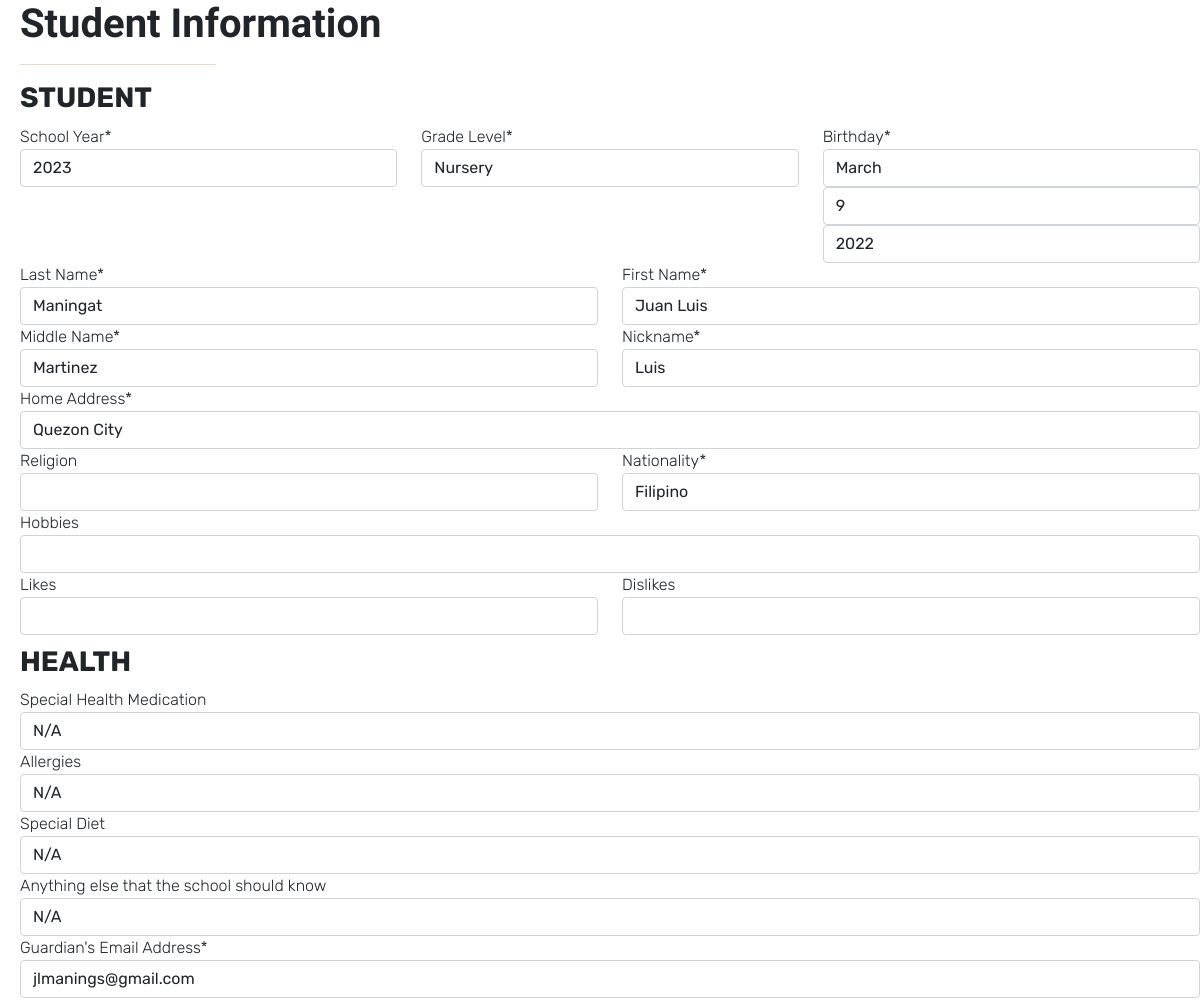
/RegstudentForm/5 (upper part), run on an earlier commit of the app's database.
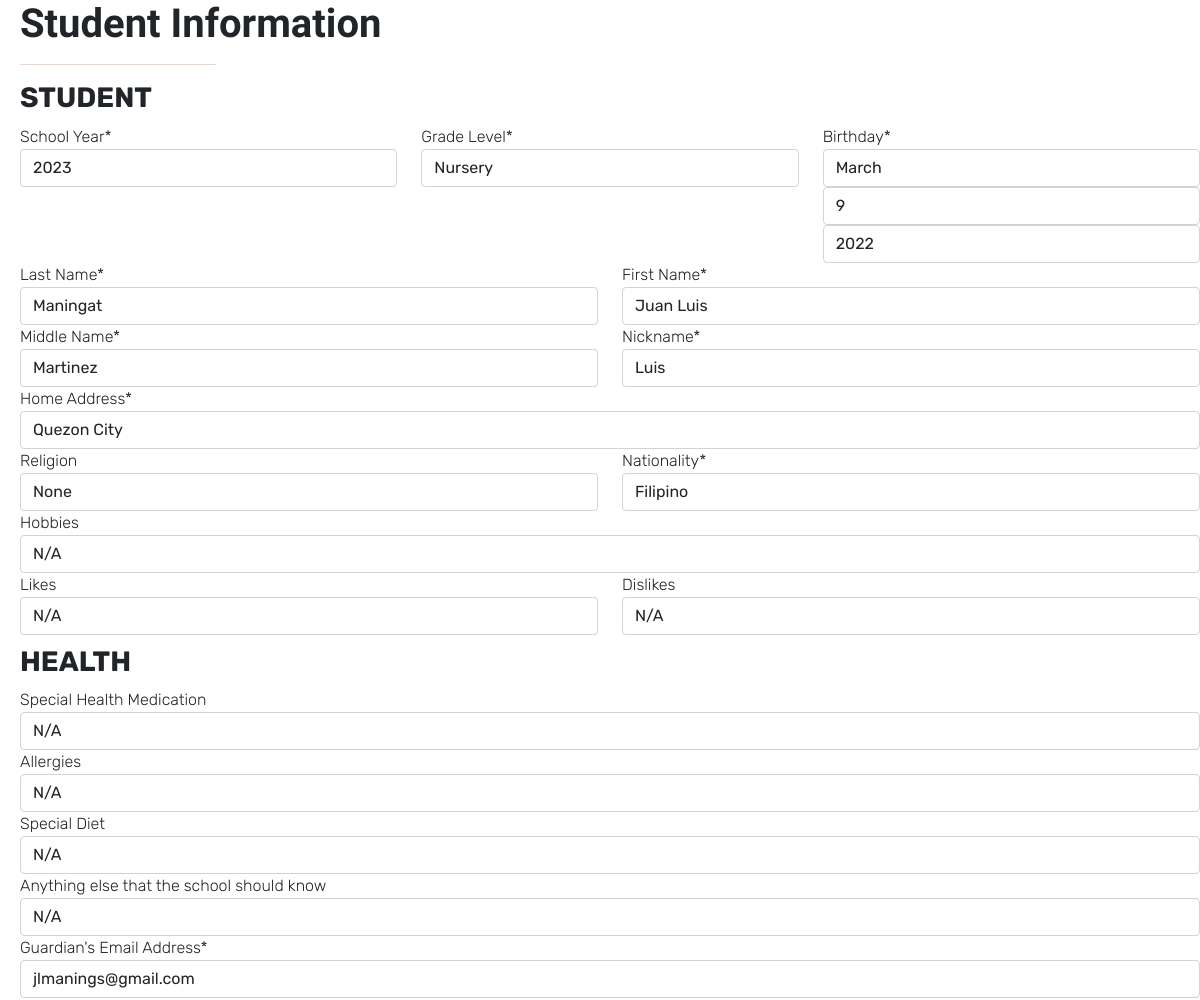
And on a later commit of the database.
### sis_app/models.py (models this page shows)
class Account(models.Model):
    username = models.CharField(max_length=128)
    password = models.CharField(max_length=128)#passwords should be stored hashed
    class Meta:
        abstract=True # Don't use this line if you want Contact to have its own table

class Student(Account):
    student_firstname = models.CharField(max_length=128, default=None)#
    student_lastname = models.CharField(max_length=128, default=None)#
    student_middlename = models.CharField(max_length=128, default=None)
    student_nickname = models.CharField(max_length=128, default=None)
    student_birthday = models.DateField(default=datetime.date.today())
    grade_levels = [
        ('Nursery','Nursery'),
        ('Kinder 1','Kinder 1'),
        ('Kinder 2 Junior', 'Kinder 2 Junior'),
        ('Kinder 2 Senior', 'Kinder 2 Senior'),
    ]
    student_grade_level = models.CharField(max_length=128, choices=grade_levels, default='Nursery')#
    status =[
    ('Not Enrolled','Not Enrolled'),
    ('Enrolled', 'Enrolled'),
    ]#
    sy = [tuple([x,x]) for x in range(2022,2035)]
    enrollment_status = models.CharField(max_length=20, choices=status,default='Not Enrolled')#
    student_schoolyear_start=models.IntegerField(choices=sy, default=None)#
    student_address = models.CharField(max_length=300, default=None)
    student_religion = models.CharField(max_length=128, default=None, blank=True, null = True)
    student_nationality = models.CharField(max_length=128, default=None)
    student_hobbies = models.TextField(max_length=500, default=None, blank=True, null = True)
    student_likes = models.TextField(max_length=500, default=None, blank=True, null = True)
    student_dislikes = models.TextField(max_length=500, default=None, blank=True, null = True)
    student_shm = models.TextField(max_length=500, default=None, blank=True, null = True)
    student_allergies = models.TextField(max_length=500, default=None, blank=True, null = True)
    student_sd = models.TextField(max_length=500, default=None, blank=True, null = True)
    student_oconsiderations = models.TextField(max_length=500, default=None, blank=True,null = True)
    student_guardianemail = models.EmailField(max_length = 254, default=None)
    student_f_firstname = models.CharField(max_length=128, default=None)
    student_f_lastname = models.CharField(max_length=128, default=None)
    student_f_middlename = models.CharField(max_length=128, default=None)
    student_f_telno = models.CharField(max_length=128, default=None)
    student_f_address = models.CharField(max_length=300, default=None)
    student_f_occupation = models.CharField(max_length=128, default=None, blank=True, null = True)
    student_f_employer = models.CharField(max_length=128, default=None, blank=True,null = True)
    student_f_oaddress = models.CharField(max_length=300, default=None, blank=True,null = True)
    student_f_otelno = models.CharField(max_length=128, default=None, blank=True,null = True)
    student_f_natureofbusiness = models.CharField(max_length=128, default=None, blank=True, null = True)
    student_m_firstname = models.CharField(max_length=128, default=None)
    student_m_lastname = models.CharField(max_length=128, default=None)
    student_m_middlename = models.CharField(max_length=128, default=None)
    student_m_telno = models.CharField(max_length=128, default=None)
    student_m_address = models.CharField(max_length=300, default=None)
    student_m_occupation = models.CharField(max_length=128, default=None, blank=True, null = True)
    student_m_employer = models.CharField(max_length=128, default=None, blank=True, null = True)
    student_m_oaddress = models.CharField(max_length=300, default=None, blank=True, null = True)
    student_m_otelno = models.CharField(max_length=128, default=None, blank=True, null = True)
    student_m_natureofbusiness = models.CharField(max_length=128, default=None, blank=True, null = True)
    student_sibling_name = models.CharField(max_length=300, default=None, blank=True, null = True)
    student_sibling_gender = models.CharField(max_length=128, default=None, blank=True, null = True)
    student_sibling_age = models.IntegerField(default=None, blank=True, null = True)
    student_sibling_school=models.CharField(max_length=300, default=None, blank=True, null = True)
    student_medexp = models.BooleanField(default = False)
    student_rules = models.BooleanField(default = False)
    student_accuracy = models.BooleanField(default = False)
    student_signedname = models.CharField(max_length=300, default=None)
    student_signdate = models.DateField(default=datetime.date.today())
    enrollment_plan_choices =[
    ('Annually','Annually'),
    ('Bi-Annually', 'Bi-Annually'),
    ('Quarterly', 'Quarterly'),
    ]
    student_enrollment_plan = models.CharField(max_length=20, choices=enrollment_plan_choices,default='Annually')

### sis_app/views.py (the view, shortened to what this page needs)
# urls.py: path('RegstudentForm/<int:id>',views.RegstudentForm, name="reg_student_form"),
def RegstudentForm(request,id = 0):
    model = Student
    form_class = StudentForm
    if request.method == "GET":
        if id == 0:
            form = StudentForm()
        else:
            student = Student.objects.get(pk=id)
            form = StudentForm(instance=student)
        return render(request,"sis_app/Student_Form.html",{'form':form})
    context = {'form': form_class}
    context = {'form':form_class, 'student':model}
    return render(request, 'sis_app/Student_Form.html', context)

### sis_app/templates/sis_app/Student_Form.html (shortened to what the changed rows need)
<!DOCTYPE html>
{% load static %}
{%block content %}
{% block styles %}
<head>
    <link href="https://cdn.jsdelivr.net/npm/bootstrap@5.1.3/dist/css/bootstrap.min.css" rel="stylesheet">
	<link rel="stylesheet" href="{% static "styles/studentforms.css" %}" type="text/css">
</head>
{% endblock %}
    <h1 class="pageHeading">Student Information</h1>
        <div class="formContainer">
                <form action="" method="post" autocomplete="off">
                        <div class="row">
                            <div class="form-group col-md-4">
                                {{ form.student_schoolyear_start|as_crispy_field }}
                            </div>
                            <div class="form-group col-md-4">
                                {{ form.student_grade_level|as_crispy_field }}
                            </div>
                        </div>
                        <div class="row">
                            <div class="form-group col-md-6">
                                {{ form.student_lastname|as_crispy_field }}
                            </div>
                            <div class="form-group col-md-6">
                                {{ form.student_firstname|as_crispy_field }}
                            </div>
                        </div>
                        <div class="row">
                            <div class="form-group col-md-6">
                                {{ form.student_middlename|as_crispy_field }}
                            </div>
                            <div class="form-group col-md-6">
                                {{ form.student_nickname|as_crispy_field }}
                            </div>
                        </div>
                        <div class="row">
                            <div class="form-group col">
                                {{ form.student_address|as_crispy_field }}
                            </div>
                        </div>
                        <div class="row">
                            <div class="form-group col-md-6">
                                {{ form.student_religion|as_crispy_field }}
                            </div>
                            <div class="form-group col-md-6">
                                {{ form.student_nationality|as_crispy_field }}
                            </div>
                        </div>
                        <div class="row">
                            <div class="form-group col">
                                {{ form.student_hobbies|as_crispy_field }}
                            </div>
                        </div>
                        <div class="row">
                            <div class="form-group col-md-6">
                                {{ form.student_likes|as_crispy_field }}
                            </div>
                            <div class="form-group col-md-6">
                                {{ form.student_dislikes|as_crispy_field }}
                            </div>
                        </div>
                        <div class="row">
                            <div class="form-group col">
                                {{ form.student_shm|as_crispy_field }}
                            </div>
                        </div>
                        <div class="row">
                            <div class="form-group col">
                                {{ form.student_allergies|as_crispy_field }}
                            </div>
                        </div>
                        <div class="row">
                            <div class="form-group col">
                                {{ form.student_sd|as_crispy_field }}
                            </div>
                        </div>
                        <div class="row">
                            <div class="form-group col">
                                {{ form.student_oconsiderations|as_crispy_field }}
                            </div>
                        </div>
                        <div class="row">
                            <div class="form-group col">
                                {{ form.student_guardianemail|as_crispy_field }}
                            </div>
                        </div>
                            </div>
{% endblock content %}
</body>
</html>

What changed in the data, as far as the page shows it:
changed Student "Nursery": student_religion (not shown) → "None"; student_hobbies (not shown) → "N/A"; student_likes (not shown) → "N/A"; student_dislikes (not shown) → "N/A"
